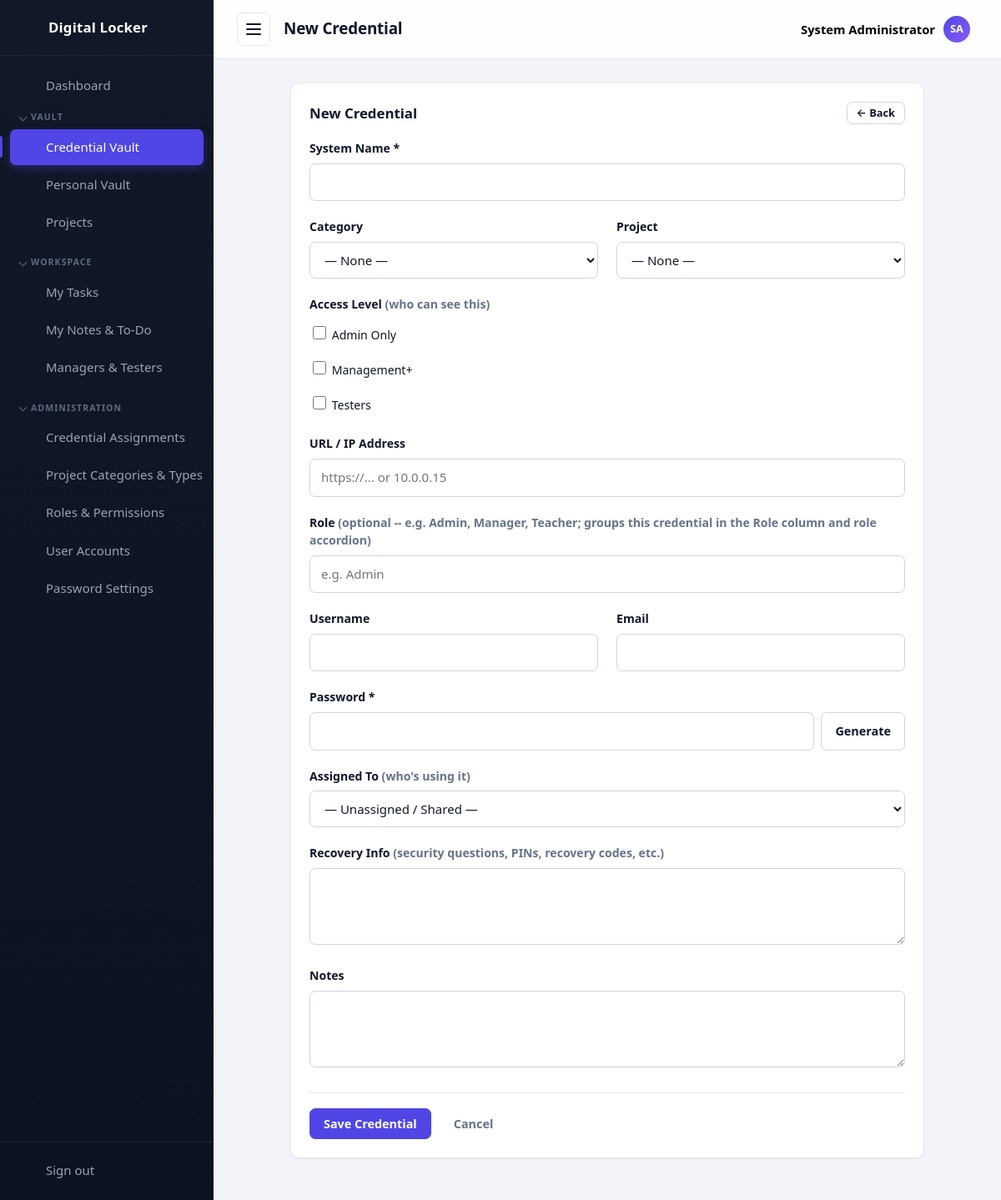
Page /passwords/create.php (signed in) on the committed database.
### tables this page shows
CREATE TABLE settings (
  id          INT UNSIGNED AUTO_INCREMENT PRIMARY KEY,
  setting_key VARCHAR(60) NOT NULL UNIQUE,
  setting_value TEXT NULL
);

CREATE TABLE users (
  id            INT UNSIGNED AUTO_INCREMENT PRIMARY KEY,
  username      VARCHAR(50)  NOT NULL UNIQUE,
  email         VARCHAR(120) NOT NULL UNIQUE,
  full_name     VARCHAR(120) NOT NULL DEFAULT '',
  password_hash VARCHAR(255) NOT NULL,
  is_active     TINYINT(1)   NOT NULL DEFAULT 1,
  last_login    DATETIME     NULL,
  created_at    TIMESTAMP DEFAULT CURRENT_TIMESTAMP
);

CREATE TABLE roles (
  id            INT UNSIGNED AUTO_INCREMENT PRIMARY KEY,
  name          VARCHAR(80)  NOT NULL UNIQUE,
  description   VARCHAR(255) NOT NULL DEFAULT '',
  created_at    TIMESTAMP DEFAULT CURRENT_TIMESTAMP
);

### includes/functions.php (called while the page is built, shortened)
<?php
function assetUrl(string $relativePath): string
{
    $relativePath = '/' . ltrim($relativePath, '/');
    $diskPath = __DIR__ . '/..' . $relativePath;
    $version = is_file($diskPath) ? filemtime($diskPath) : time();
    return BASE_URL . $relativePath . '?v=' . $version;
}
function e(?string $value): string
{
    return htmlspecialchars((string) $value, ENT_QUOTES, 'UTF-8');
}
function setting(string $key, ?string $default = null): ?string
{
    global $db;
    static $cache = null;
    if ($cache === null) {
        $cache = [];
        try {
            $rows = $db->query('SELECT setting_key, setting_value FROM settings')->fetchAll();
            foreach ($rows as $row) {
                $cache[$row['setting_key']] = $row['setting_value'];
            }
        } catch (Throwable $e) {
            return $default;
        }
    }
    return $cache[$key] ?? $default;
}
function appName(): string
{
    return setting('app_name') ?: 'Digital Locker';
}
function pageTitle(string $title): string
{
    return $title . ' | ' . appName();
}
function accessLabel(?string $roleName): string
{
    $labels = [
        'Administrator' => 'Admin Only',
        'Manager'       => 'Management+',
        'Tester'        => 'Testers',
        'Viewer'        => 'All Staff',
    ];
    return $labels[$roleName] ?? ($roleName ?: '—');
}
function existingLoginRoles(): array
{
    $roles = [];
    $roles = array_keys($roles);
    sort($roles, SORT_NATURAL | SORT_FLAG_CASE);
    return $roles;
}

### includes/auth.php (called while the page is built, shortened)
<?php
function currentUser(): ?array
{
    return $_SESSION['user'] ?? null;
}
function isLoggedIn(): bool
{
    return !empty($_SESSION['user']['id']);
}
function userPermissions(): array
{
    static $permissions = null;
    if ($permissions !== null) {
        return $permissions;
    }
    global $db;
    $permissions = [];
    $stmt = $db->prepare(
        'SELECT DISTINCT rp.permission
           FROM role_permissions rp
           JOIN user_roles ur ON ur.role_id = rp.role_id
          WHERE ur.user_id = :uid'
    );
    $stmt->execute(['uid' => $_SESSION['user']['id']]);
    foreach ($stmt->fetchAll() as $row) {
        $permissions[] = $row['permission'];
    }
    return $permissions;
}
function hasPermission(string $permission): bool
{
    return in_array($permission, userPermissions(), true);
}
function requirePermission(string $permission): void
{
    if (!hasPermission($permission)) {
        require __DIR__ . '/../403.php';
        exit;
    }
}
function userRoleNames(): array
{
    static $roles = null;
    if ($roles !== null) {
        return $roles;
    }
    global $db;
    $stmt = $db->prepare(
        'SELECT r.name, r.id
           FROM roles r
           JOIN user_roles ur ON ur.role_id = r.id
          WHERE ur.user_id = :uid'
    );
    $stmt->execute(['uid' => $_SESSION['user']['id']]);
    $roles = $stmt->fetchAll();
    return $roles;
}
function isAdministrator(): bool
{
    foreach (userRoleNames() as $role) {
        if ($role['name'] === 'Administrator') {
            return true;
        }
    }
    return false;
}

### passwords/create.php (the view, shortened to what this page needs)
<?php
require_once __DIR__ . '/../includes/init.php';
requirePermission('passwords.manage');
$pageTitle = 'New Credential';
$activePage = 'passwords';
$roles       = $db->query('SELECT id, name FROM roles ORDER BY name')->fetchAll();
$users       = $db->query('SELECT id, username, full_name FROM users WHERE is_active = 1 ORDER BY username')->fetchAll();
$old = [
    'title'       => '',
    'login_role'  => '',
    'category'    => '',
    'username'    => '',
    'email'       => '',
    'password'    => '',
    'url'         => '',
    'notes'       => '',
    'extra_info'  => '',
    'assigned_to' => 0,
    'project_id'  => (int) ($_GET['project_id'] ?? 0),
];
$selectedRoles = [];
require __DIR__ . '/../includes/header.php';
?>
<div class="card card--narrow">
    <div class="card__header">
        <h2 class="card__title">New Credential</h2>
        <a class="btn btn--small" href="index.php">&larr; Back</a>
    </div>
    <form method="post" action="create.php" novalidate>
        <div class="form-group">
            <label for="title">System Name *</label>
            <input type="text" id="title" name="title" value="<?= e($old['title']) ?>" required>
        </div>
        <div class="grid grid--two">
            <div class="form-group">
                <label for="category">Category</label>
                <select id="category" name="category">
                    <option value="">— None —</option>
                </select>
            </div>
            <div class="form-group">
                <label for="project_id">Project</label>
                <select id="project_id" name="project_id">
                    <option value="0">— None —</option>
                </select>
            </div>
        </div>
        <div class="form-group">
            <label>Access Level <span class="muted">(who can see this)</span></label>
            <?php foreach ($roles as $r): ?>
                <label class="checkbox">
                    <input type="checkbox" name="roles[]" value="<?= (int) $r['id'] ?>"
                           <?= in_array((int) $r['id'], $selectedRoles, true) ? 'checked' : '' ?>>
                    <span><?= e(accessLabel($r['name'])) ?></span>
                </label>
            <?php endforeach; ?>
        </div>
        <div class="form-group">
            <label for="url">URL / IP Address</label>
            <input type="text" id="url" name="url" value="<?= e($old['url']) ?>" placeholder="https://... or 10.0.0.15">
        </div>
        <div class="form-group">
            <label for="login_role">Role <span class="muted">(optional -- e.g. Admin, Manager, Teacher; groups this credential in the Role column and role accordion)</span></label>
            <input type="text" id="login_role" name="login_role" value="<?= e($old['login_role']) ?>" list="login-role-suggestions" placeholder="e.g. Admin">
        </div>
        <div class="grid grid--two">
            <div class="form-group">
                <label for="username">Username</label>
                <input type="text" id="username" name="username" value="<?= e($old['username']) ?>">
            </div>
            <div class="form-group">
                <label for="email">Email</label>
                <input type="email" id="email" name="email" value="<?= e($old['email']) ?>">
            </div>
        </div>
        <div class="form-group">
            <label for="password">Password *</label>
            <div class="input-row">
                <input type="text" id="password" name="password" value="<?= e($old['password']) ?>" required>
                <button type="button" class="btn" id="generate-btn">Generate</button>
            </div>
        </div>
        <div class="form-group">
            <label for="assigned_to">Assigned To <span class="muted">(who's using it)</span></label>
            <select id="assigned_to" name="assigned_to">
                <option value="0">— Unassigned / Shared —</option>
            </select>
        </div>
        <div class="form-group">
            <label for="extra_info">Recovery Info <span class="muted">(security questions, PINs, recovery codes, etc.)</span></label>
            <textarea id="extra_info" name="extra_info" rows="3"><?= e($old['extra_info']) ?></textarea>
        </div>
        <div class="form-group">
            <label for="notes">Notes</label>
            <textarea id="notes" name="notes" rows="3"><?= e($old['notes']) ?></textarea>
        </div>
        <div class="form-actions">
            <button type="submit" class="btn btn--primary">Save Credential</button>
            <a class="btn btn--ghost" href="index.php">Cancel</a>
        </div>
    </form>
</div>
<?php require __DIR__ . '/../includes/footer.php'; ?>

### includes/header.php (shortened to what this page needs)
<?php
require_once __DIR__ . '/init.php';
$currentUser = currentUser();
$userRoles   = isLoggedIn() ? userRoleNames() : [];
function isActive(string $name, string $current): string
{
    return $name === $current ? ' active' : '';
}
function sidebarGroups(): array
{
    return [
        'vault' => ['label' => 'Vault', 'items' => [
            ['key' => 'passwords', 'href' => '/passwords/index.php', 'icon' => 'passwords', 'label' => 'Credential Vault', 'show' => hasPermission('passwords.view')],
            ['key' => 'personal', 'href' => '/personal/index.php', 'icon' => 'personal', 'label' => 'Personal Vault', 'show' => true],
            ['key' => 'projects', 'href' => '/projects/index.php', 'icon' => 'projects', 'label' => hasPermission('projects.manage') ? 'Projects' : 'My Projects', 'show' => hasPermission('projects.manage') || hasAnyProjectMembership()],
        ]],
        'workspace' => ['label' => 'Workspace', 'items' => [
            ['key' => 'tasks', 'href' => '/tasks/index.php', 'icon' => 'tasks', 'label' => 'My Tasks', 'show' => hasPermission('tasks.view')],
            ['key' => 'notes', 'href' => '/notes/index.php', 'icon' => 'notes', 'label' => 'My Notes & To-Do', 'show' => true],
            ['key' => 'team', 'href' => '/team/index.php', 'icon' => 'team', 'label' => isAdministrator() ? 'Managers & Testers' : (hasPermission('tasks.manage') ? 'My Team' : 'Mentors'), 'show' => true],
        ]],
        'administration' => ['label' => 'Administration', 'items' => [
            ['key' => 'assignments', 'href' => '/passwords/assignments.php', 'icon' => 'assignments', 'label' => 'Credential Assignments', 'show' => isAdministrator()],
            ['key' => 'categories', 'href' => '/categories/index.php', 'icon' => 'categories', 'label' => 'Project Categories & Types', 'show' => isAdministrator()],
            ['key' => 'roles', 'href' => '/roles/index.php', 'icon' => 'roles', 'label' => 'Roles &amp; Permissions', 'show' => hasPermission('roles.manage')],
            ['key' => 'users', 'href' => '/users/index.php', 'icon' => 'users', 'label' => 'User Accounts', 'show' => hasPermission('users.manage')],
            ['key' => 'settings', 'href' => '/settings/index.php', 'icon' => 'settings', 'label' => 'Password Settings', 'show' => hasPermission('settings.manage')],
        ]],
    ];
}
function initials(string $name): string
{
    $parts = preg_split('/\s+/', trim($name));
    $letters = array_map(static fn ($p) => mb_strtoupper(mb_substr($p, 0, 1)), array_filter($parts));
    return implode('', array_slice($letters, 0, 2)) ?: '?';
}
function navIcon(string $name): string
{
    $icons = [
        'dashboard' => '<path d="M3 3h8v8H3zM13 3h8v5h-8zM13 12h8v9h-8zM3 15h8v6H3z"/>',
        'passwords' => '<circle cx="8" cy="15" r="4"/><path d="M10.8 12.2L21 2M18 5l3 3M15.5 7.5l2 2"/>',
        'personal'  => '<circle cx="12" cy="8" r="4"/><path d="M4 21c0-4.4 3.6-7 8-7s8 2.6 8 7"/>',
        'export'    => '<path d="M12 3v12M8 11l4 4 4-4M4 17v3h16v-3"/>',
        'projects'  => '<path d="M3 7a2 2 0 0 1 2-2h4l2 2h8a2 2 0 0 1 2 2v9a2 2 0 0 1-2 2H5a2 2 0 0 1-2-2z"/>',
        'tasks'     => '<path d="M9 5H7a2 2 0 0 0-2 2v12a2 2 0 0 0 2 2h10a2 2 0 0 0 2-2V7a2 2 0 0 0-2-2h-2"/><rect x="9" y="3" width="6" height="4" rx="1"/><path d="M9 12l2 2 4-4"/>',
        'notes'     => '<path d="M6 3h9l5 5v13a1 1 0 0 1-1 1H6a1 1 0 0 1-1-1V4a1 1 0 0 1 1-1z"/><path d="M15 3v5h5M8 13h8M8 17h5"/>',
        'team'      => '<circle cx="9" cy="8" r="3.5"/><path d="M2.5 20c0-3.5 3-5.5 6.5-5.5s6.5 2 6.5 5.5M16 4.5a3.5 3.5 0 0 1 0 7M17.5 14.5c2.5.6 4 2.3 4 5.5"/>',
        'categories' => '<path d="M4 4h7v7H4zM13 4h7v7h-7zM4 13h7v7H4zM13 13h7v7h-7z"/>',
        'assignments' => '<circle cx="9" cy="7" r="4"/><path d="M2.5 21c0-4 3-6.5 6.5-6.5s6.5 2.5 6.5 6.5"/><path d="M17 8l2 2 4-4"/>',
        'roles'     => '<path d="M12 3l8 3v6c0 4.5-3.2 7.6-8 9-4.8-1.4-8-4.5-8-9V6z"/><path d="M9 12l2 2 4-4"/>',
        'users'     => '<circle cx="9" cy="8" r="3.5"/><path d="M2.5 20c0-3.5 3-5.5 6.5-5.5s6.5 2 6.5 5.5M16 4.5a3.5 3.5 0 0 1 0 7M17.5 14.5c2.5.6 4 2.3 4 5.5"/>',
        'settings'  => '<path d="M4 7h10M18 7h2M4 17h2M10 17h10"/><circle cx="16" cy="7" r="2.5"/><circle cx="8" cy="17" r="2.5"/>',
        'logout'    => '<path d="M14 4H5v16h9M10 12h11M18 8l4 4-4 4"/>',
        'lock'      => '<rect x="5" y="11" width="14" height="10" rx="2"/><path d="M8 11V8a4 4 0 0 1 8 0v3M12 15v3"/>',
    ];
    return '<svg class="icon" width="24" height="24" viewBox="0 0 24 24" fill="none" stroke="currentColor" stroke-width="2" stroke-linecap="round" stroke-linejoin="round" aria-hidden="true">' . ($icons[$name] ?? '') . '</svg>';
}
?>
<!DOCTYPE html>
<html lang="en">
<head>
    <title><?= e(pageTitle($pageTitle)) ?></title>
    <link rel="stylesheet" href="<?= e(assetUrl('/assets/css/style.css')) ?>">
</head>
<body data-autolock="<?= (int) setting('auto_lock_minutes', '0') ?>" data-confirm-reveal="<?= (int) setting('require_confirm_reveal', '0') ?>" data-lock-url="<?= e(BASE_URL . '/lock.php') ?>">
<div class="layout">
    <aside class="sidebar" id="sidebar">
        <a class="sidebar__brand" href="<?= BASE_URL ?>/dashboard.php" aria-label="<?= e(appName()) ?>">
            <?= navIcon('lock') ?>
            <span class="sidebar__brand-text"><?= e(appName()) ?></span>
        </a>
        <nav class="sidebar__nav" aria-label="Main navigation">
            <a class="sidebar__link<?= isActive('dashboard', $activePage) ?>" href="<?= BASE_URL ?>/dashboard.php">
                <?= navIcon('dashboard') ?>
                <span class="sidebar__link-text">Dashboard</span>
            </a>
            <?php foreach (sidebarGroups() as $navGroup):
                $navItems = array_filter($navGroup['items'], static fn ($it) => $it['show']);
            ?>
                <details class="sidebar__group" open>
                    <summary class="sidebar__group-label"><?= e($navGroup['label']) ?></summary>
                    <?php foreach ($navItems as $navItem): ?>
                        <a class="sidebar__link<?= isActive($navItem['key'], $activePage) ?>" href="<?= BASE_URL . $navItem['href'] ?>">
                            <?= navIcon($navItem['icon']) ?>
                            <span class="sidebar__link-text"><?= $navItem['label'] ?></span>
                        </a>
                    <?php endforeach; ?>
                </details>
            <?php endforeach; ?>
        </nav>
        <div class="sidebar__footer">
            <a class="sidebar__link" href="<?= BASE_URL ?>/logout.php">
                <?= navIcon('logout') ?>
                <span class="sidebar__link-text">Sign out</span>
            </a>
        </div>
    </aside>
    <div class="main">
        <header class="topbar">
            <button class="topbar__toggle" id="sidebar-toggle" aria-label="Toggle navigation" aria-expanded="true">
                <span></span><span></span><span></span>
            </button>
            <h1 class="topbar__title"><?= e($pageTitle) ?></h1>
            <div class="topbar__user" id="user-menu">
                <button type="button" class="topbar__user-btn" id="user-menu-toggle" aria-haspopup="true" aria-expanded="false">
                    <span class="topbar__user-name"><?= e($currentUser['full_name'] ?: $currentUser['username']) ?></span>
                    <span class="topbar__avatar"><?= e(initials($currentUser['full_name'] ?: $currentUser['username'])) ?></span>
                </button>
            </div>
        </header>
        <main class="content">

### rows in the picture
settings: setting_value "Digital Locker"
users: full_name "System Administrator", full_name "SA"
roles: name "Admin Only"
roles: name "Management+"
roles: name "Testers"

### other values in the picture
$navGroup['label'] "VAULT"
$navItem['label'] "Credential Vault"
$navItem['label'] "Personal Vault"
$navItem['label'] "Projects"
$navGroup['label'] "WORKSPACE"
$navItem['label'] "My Tasks"
$navItem['label'] "My Notes & To-Do"
$navItem['label'] "Managers & Testers"
$navGroup['label'] "ADMINISTRATION"
$navItem['label'] "Credential Assignments"
$navItem['label'] "Project Categories & Types"
$navItem['label'] "Roles & Permissions"
$navItem['label'] "User Accounts"
$navItem['label'] "Password Settings"
$pageTitle "New Credential"
